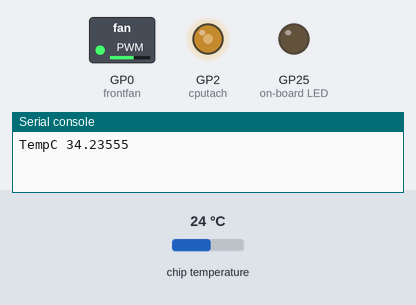
A program run on a simulated Raspberry Pi Pico running MicroPython. Parts: switched loads named in the program (green lamp = pin HIGH), output pins drawn as LEDs (lit = HIGH), the last lines printed to the serial console. The test bench sets the inputs (shaded band); at power-on: chip temperature 24 °C.

Above: at 1.2 s.
1.3 s: chip temperature set to 1 °C
At 9.0 s:
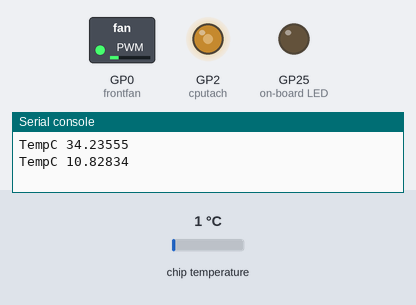
14.7 s: chip temperature set to 44 °C
At 16.5 s:
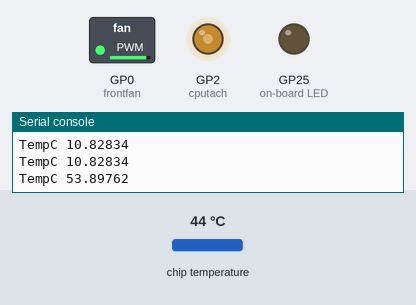
28.1 s: chip temperature set to 11 °C
At 40.8 s:
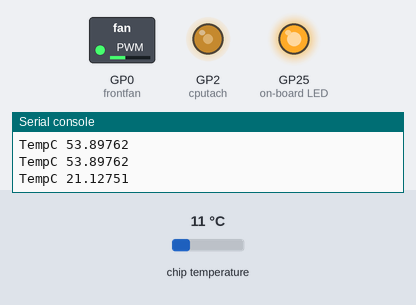
Timing chart, 0 to 47.2 s (numbered marks = the images above; inputs shaded):
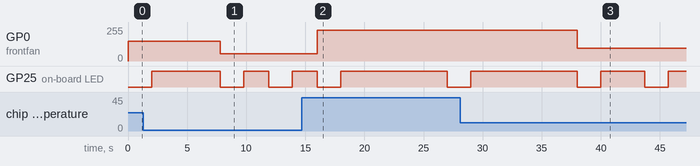

The program:

pico_pwmfan.py
```python
import machine
from machine import Pin, PWM
import utime

sensor_temp = machine.ADC(4)
conversion_factor = 3.3 / (65535)
frontfan = PWM(Pin(0))
cputach = PWM(Pin(2))

cputach.freq(int(10000/60))
cputach.duty_u16(int(50 * 65535 / 100))

frontfan.freq(25000)
#

def duty_cycle(temperature):
    return 20 + (temperature - 10) * 80 / 50

while True:
    reading = sensor_temp.read_u16() * conversion_factor
    #voltage = reading
    #print('V',voltage)
    temperature = 27 - (reading - 0.706)/0.001721 +10
    print('TempC',temperature)

    frontfan.duty_u16(int(duty_cycle(temperature) * 65535 / 100))
    utime.sleep(2)

    # blink on-board LED to indicate the pwm value, led blink faster when the pwm value is higher
    machine.Pin(25, machine.Pin.OUT).value(1)
    utime.sleep_ms(int(duty_cycle(temperature))*100)
    machine.Pin(25, machine.Pin.OUT).value(0)
    #utime.sleep_ms(int(duty_cycle(temperature)))
    
```

Measured:
- after the input at 1.3 s, GP0 (frontfan): 150/255 → 54/255 after 6.5 s
- after the input at 14.7 s, GP0 (frontfan): 54/255 → 230/255 after 1.3 s
- after the input at 28.1 s, GP0 (frontfan): 230/255 → 96/255 after 9.9 s
